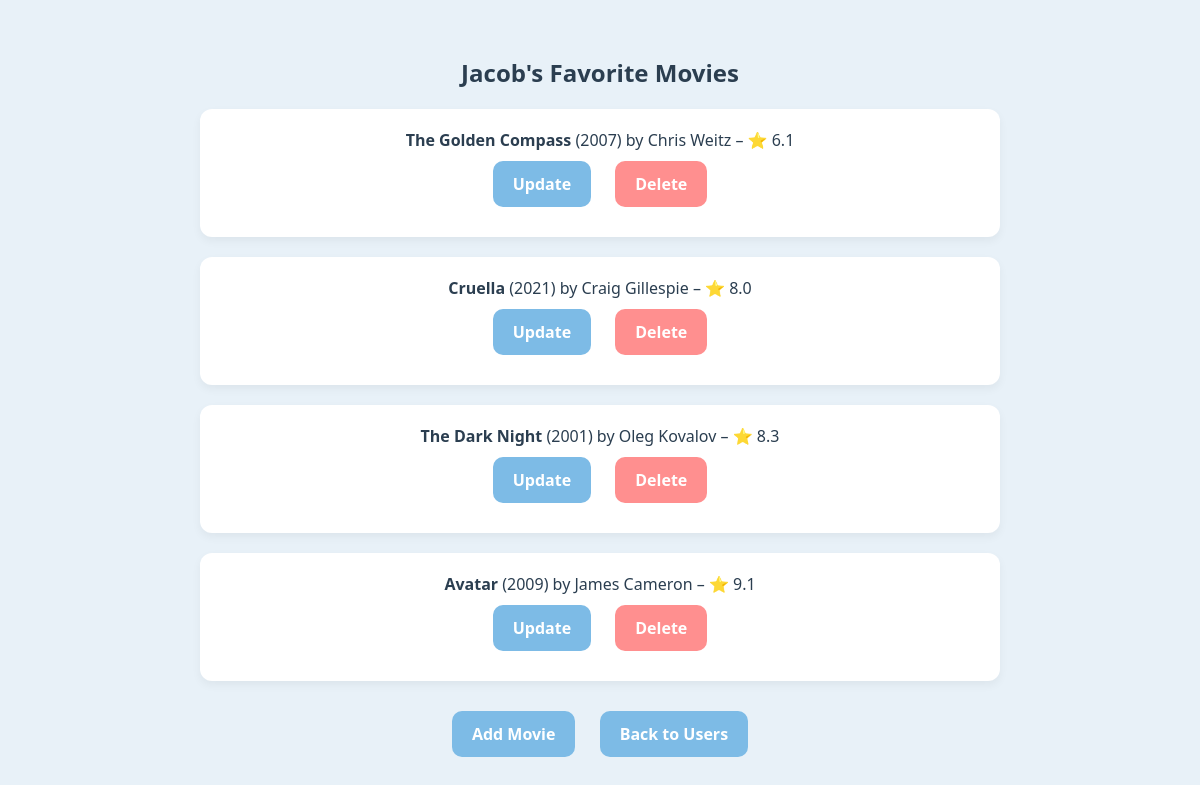
The page /users/2 on the database as committed earlier.
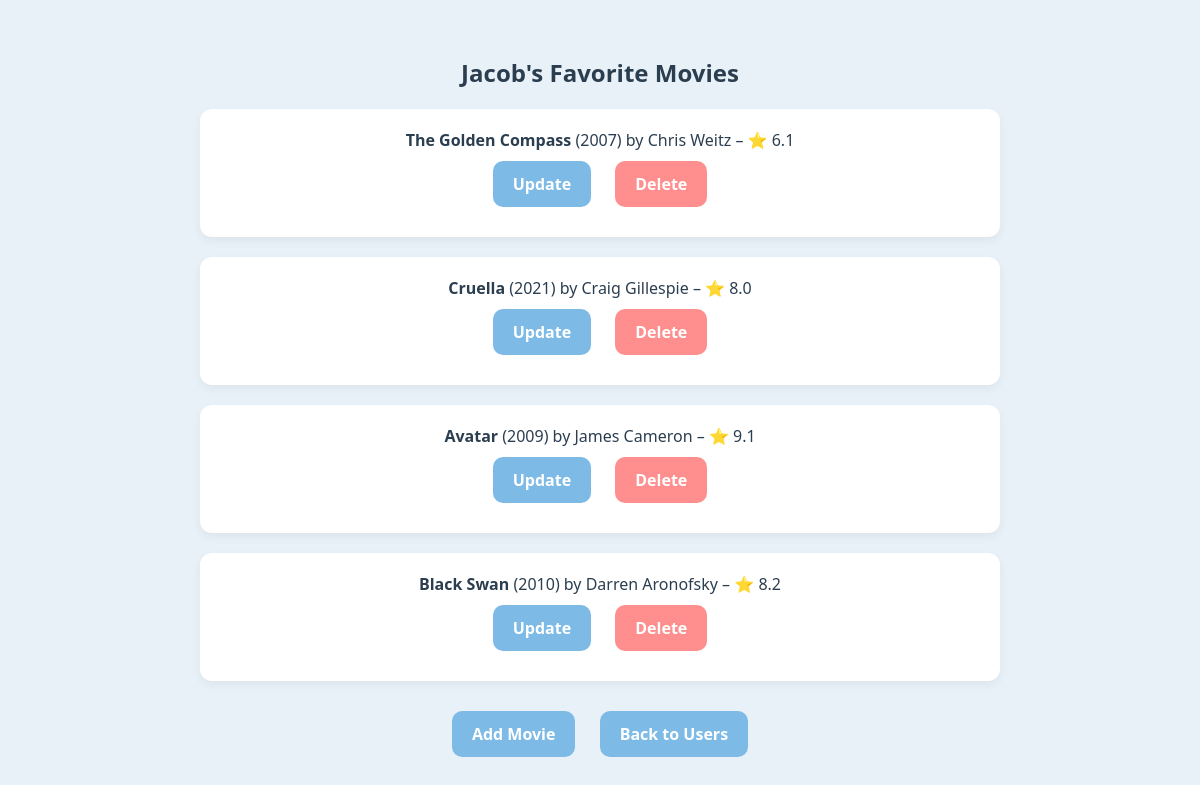
The same page on the database as committed later.
### models.py (models this page shows)
class User(db.Model):
    __tablename__ = "users"
    id = db.Column(db.Integer, primary_key=True, autoincrement=True)
    name = db.Column(db.String(50), nullable=False)
    movies = db.relationship('Movie', backref='user', cascade="all, delete-orphan")

class Movie(db.Model):
    __tablename__ = "movies"
    id = db.Column(db.Integer, primary_key=True, autoincrement=True)
    user_id = db.Column(db.Integer, db.ForeignKey("users.id"), nullable=False)
    title = db.Column(db.String)
    director = db.Column(db.String)
    year = db.Column(db.Integer)
    rating = db.Column(db.Float)

### app.py (the view)
@app.route('/users/<int:user_id>', methods=['GET'])
def list_user_movies(user_id):
    try:
        user = User.query.get_or_404(user_id)
        return render_template('user_movies.html', user=user, movies=user.movies)
    except Exception as e:
        print(f"Error retrieving movies: {e}")
        return render_template('message.html', message="Failed to retrieve the movies.")

### templates/user_movies.html (shortened to what this page needs)
<!DOCTYPE html>
<html lang="en">
<head>
    <link rel="stylesheet" href="{{ url_for('static', filename='style.css') }}">
</head>
<body>
    <div class="container">
        <h1>{{ user.name }}'s Favorite Movies</h1>
        {% if movies %}
            <ul class="movie-list">
                {% for movie in movies %}
                    <li>
                        <strong>{{ movie.title }}</strong> ({{ movie.year }}) by {{ movie.director }} – ⭐ {{ movie.rating }}
                        <div class="movie-buttons">
                            <a href="{{ url_for('update_movie', user_id=user.id, movie_id=movie.id) }}" class="button">Update</a>
                            <a href="{{ url_for('delete_movie', user_id=user.id, movie_id=movie.id) }}" class="button delete">Delete</a>
                        </div>
                    </li>
                {% endfor %}
            </ul>
        {% else %}
            <p>No movies added yet.</p>
        {% endif %}
        <a href="{{ url_for('add_movie', user_id=user.id) }}" class="button">Add Movie</a>
        <a href="{{ url_for('list_users') }}" class="button">Back to Users</a>
    </div>
</body>
</html>

### static/style.css (style rules this page uses)
body { margin: 0; padding: 0; font-family: 'Segoe UI', sans-serif; background-color: #e8f1f8; color: #2b3e50; text-align: center; }
.container { max-width: 800px; margin: auto; padding: 40px 20px; }
h1, h2, h3, p { font-weight: bold; font-size: 1.5em; margin-bottom: 20px; }
ul { list-style-type: none; padding: 0; }
li { margin-bottom: 20px; background-color: #ffffff; padding: 20px; border-radius: 12px; box-shadow: 0 4px 10px rgba(0, 0, 0, 0.05); }
.button, button { display: inline-block; padding: 12px 20px; margin: 10px; font-size: 1em; font-weight: bold; color: white; background-color: #7dbbe6; border: none; border-radius: 10px; cursor: pointer; text-decoration: none; transition: background-color 0.3s ease; }
.button.delete { background-color: #ff8f8f; }

Rows that differ between the two databases and show on the page:
removed Movie: title "The Dark Night", year "2001", director "Oleg Kovalov", rating "8.3"
added Movie: title "Black Swan", year "2010", director "Darren Aronofsky", rating "8.2"
